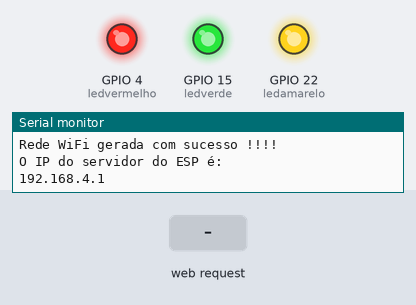
The sketch below on a simulated ESP32. Shown: output pins drawn as LEDs (lit = HIGH), the last lines printed to the serial monitor. The test bench sets the inputs (shaded band). Uploads are accepted with an empty reply.

Above: at 1.2 s.
1.3 s: HTTP request GET /?comando=pessoa_errada received
At 2.3 s:
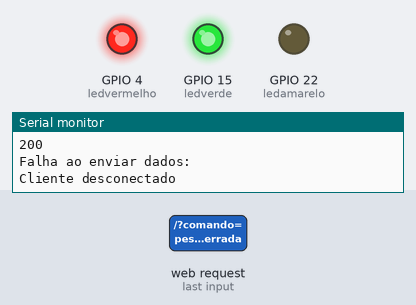
2.8 s: HTTP request GET /?comando=apagar_led received
At 3.5 s:
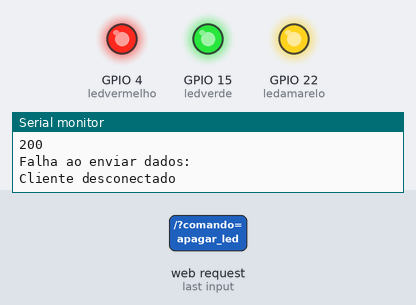
Timing chart, 0 to 5.8 s (numbered marks = the images above; inputs shaded):
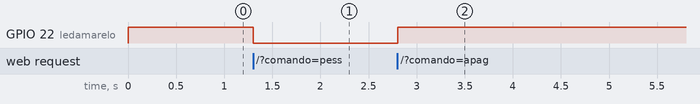

The sketch:

esp_sql.ino
```cpp
#include <WiFi.h>
#include <HTTPClient.h>  // Biblioteca para fazer requisições HTTP

#define ledvermelho 4  // Pino para LED vermelho (sensor de carbono)
#define ledverde 15     // Pino para LED verde (sensor de microfone)
#define ledamarelo 22   // Pino para LED amarelo (detecção de pessoa errada)

String resposta_cliente;
const char* nome = "Servidor3104"; // Nome da rede Wi-Fi
const char* senha = "12345678";    // Senha da rede Wi-Fi

WiFiServer server(600); // Cria o servidor na porta 600

void sendDataToDatabase(int red, int green, int yellow)
{
Serial.print("Enviando dados: ");
Serial.print("Red: "); Serial.print(red);
Serial.print(", Green: "); Serial.print(green);
Serial.print(", Yellow: "); Serial.println(yellow);
Serial.println("antes do wifi");
  if(WiFi.status() != WL_CONNECTED)
  { // Verifica se o Wi-Fi está conectado
    HTTPClient http;
    Serial.println("ENTROU NO  do wifi");
    // Endereço do script PHP rodando no XAMPP
    String serverPath = "http://192.168.4.4/estado_led.php?red=" + String(red) + "&green=" + String(green) + "&yellow=" + String(yellow);
    Serial.println("caminho da requisição http");
    Serial.println(serverPath);

    // Inicia a conexão
    http.begin(serverPath.c_str());

    // Envia a requisição GET
    int httpResponseCode = http.GET();
    Serial.println("resposta obtida pelo http");
    Serial.println(httpResponseCode);

    // Verifica o código de resposta HTTP
    if (httpResponseCode > 0)
    {
      String response = http.getString();  // Lê a resposta
      Serial.println("Resposta do servidor SQL");
      Serial.println(httpResponseCode);    // Código de resposta
      Serial.println(response);             // Resposta do servidor

     if (response.indexOf("Dados inseridos com sucesso!") >= 0)
     {
        Serial.println("Dados enviados com sucesso ao servidor.");
      } else
      {
        Serial.println("Falha ao enviar dados: " + response);
      }

    }
    else {
      Serial.print("Erro na requisição: ");
      Serial.println(httpResponseCode);
    }

    // Fecha a conexão
    http.end();
  }
  else {
    Serial.println("WiFi desconectado");
  }
}

void setup() {
  Serial.begin(115200); // Inicializa a comunicação serial
  // Inicializa o ponto de acesso
  if (WiFi.softAP(nome, senha)) {
    Serial.println("Rede WiFi gerada com sucesso !!!!");
    Serial.println("O IP do servidor do ESP é:");
    Serial.println(WiFi.softAPIP());
  }
  else {
    Serial.println("Erro ao gerar a rede WiFi");
  }

  server.begin(); // Inicia o servidor

  // Define os pinos dos LEDs como saída
  pinMode(ledvermelho, OUTPUT);
  pinMode(ledverde, OUTPUT);
  pinMode(ledamarelo, OUTPUT);

  // Inicializa os LEDs como apagados
  digitalWrite(ledverde, 1);
  digitalWrite(ledvermelho, 1);
  digitalWrite(ledamarelo, 1);
}

void loop() {
  WiFiClient client = server.available(); // Verifica se há um cliente tentando conectar

  if (client) {
    Serial.println("Cliente conectado com sucesso");

    if (client.connected()) {
      if (client.available()) {
        String request = client.readStringUntil('\r'); // Lê a requisição completa
        client.flush(); // Limpa o buffer

        // Verifica os comandos recebidos
        if (request.indexOf("GET /?comando=pessoa_errada") >= 0) {
          Serial.println("Comando pessoa_errada detectado");
          digitalWrite(ledamarelo, 0); // Acende o LED amarelo
     sendDataToDatabase(digitalRead(ledvermelho),digitalRead(ledverde), digitalRead(ledamarelo));
        }
        else if (request.indexOf("GET /?comando=apagar_led") >= 0) {
          Serial.println("Comando apagar_led detectado");
          digitalWrite(ledamarelo, 1); // Apaga o LED amarelo
   sendDataToDatabase(digitalRead(ledvermelho),digitalRead(ledverde), digitalRead(ledamarelo));
        }
        else if (request.startsWith("carbono:")) {
          int carbono_analog = request.substring(8, request.length()).toInt();
          Serial.println("Valor do sensor de carbono recebido no servidor:");
          Serial.println(carbono_analog);
          if (carbono_analog > 100) {
            Serial.println("Acendeu LED de carbono");
            digitalWrite(ledvermelho, 0); // Acende o LED vermelho
            sendDataToDatabase(digitalRead(ledvermelho),digitalRead(ledverde), digitalRead(ledamarelo));  // Envia dados para o banco
          }
          else {
            digitalWrite(ledvermelho, 1); // Apaga o LED vermelho
            Serial.println("Apagou LED de carbono");
       sendDataToDatabase(digitalRead(ledvermelho),digitalRead(ledverde), digitalRead(ledamarelo));
          }
        }
        else if (request.startsWith("microfone:")) {
          int microfone_analog = request.substring(10, request.length()).toInt();
          Serial.println("Valor do microfone recebido no servidor:");
          Serial.println(microfone_analog);
          if (microfone_analog > 3500)
          {
            Serial.println("Acendeu LED do microfone");
            digitalWrite(ledverde, 0); // Acende o LED verde
     sendDataToDatabase(digitalRead(ledvermelho),digitalRead(ledverde), digitalRead(ledamarelo));
          }
          else {
            digitalWrite(ledverde, 1); // Apaga o LED verde
            Serial.println("Apagou LED do microfone");
           sendDataToDatabase(digitalRead(ledvermelho),digitalRead(ledverde), digitalRead(ledamarelo));
          }
        }

        client.println("HTTP/1.1 200 OK");
        client.println("Content-Type: text/html");
        client.println("Connection: close");
        client.println();
        client.println("<!DOCTYPE HTML>");
        client.println("<html><body>ESP32 Server</body></html>");

        Serial.println("Cliente desconectado");
      }
    }
  }
}
```

Measured:
- after the input at 1.3 s, GPIO 22 (ledamarelo): HIGH → LOW at once
- after the input at 2.8 s, GPIO 22 (ledamarelo): LOW → HIGH at once
